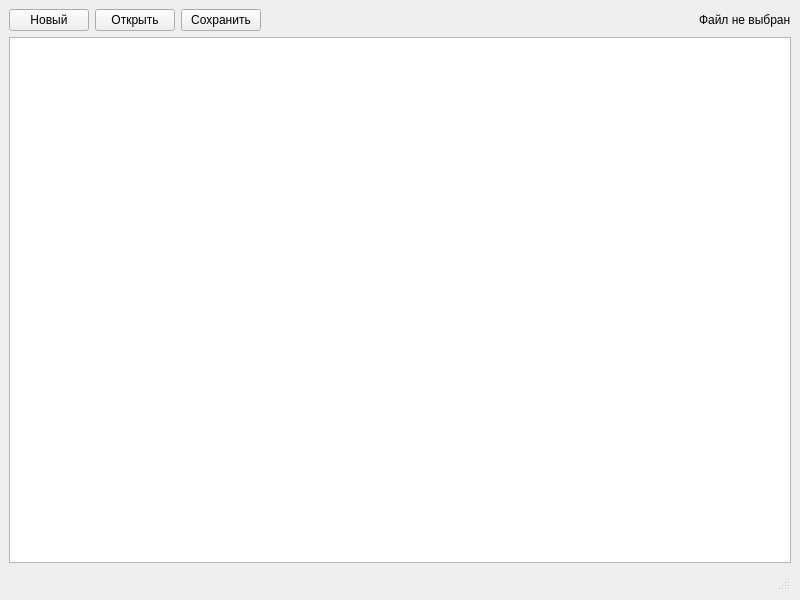
<?xml version="1.0" encoding="UTF-8"?>
<ui version="4.0">
 <class>MainWindow</class>
 <widget class="QMainWindow" name="MainWindow">
  <property name="geometry">
   <rect>
    <x>0</x>
    <y>0</y>
    <width>800</width>
    <height>600</height>
   </rect>
  </property>
  <property name="windowTitle">
   <string>Текстовый редактор</string>
  </property>
  <widget class="QWidget" name="centralwidget">
   <layout class="QVBoxLayout" name="verticalLayout">
    <item>
     <layout class="QHBoxLayout" name="horizontalLayout">
      <item>
       <widget class="QPushButton" name="newButton">
        <property name="text">
         <string>Новый</string>
        </property>
       </widget>
      </item>
      <item>
       <widget class="QPushButton" name="openButton">
        <property name="text">
         <string>Открыть</string>
        </property>
       </widget>
      </item>
      <item>
       <widget class="QPushButton" name="saveButton">
        <property name="text">
         <string>Сохранить</string>
        </property>
       </widget>
      </item>
      <item>
       <spacer name="horizontalSpacer">
        <property name="orientation">
         <enum>Qt::Horizontal</enum>
        </property>
        <property name="sizeHint" stdset="0">
         <size>
          <width>40</width>
          <height>20</height>
         </size>
        </property>
       </spacer>
      </item>
      <item>
       <widget class="QLabel" name="fileNameLabel">
        <property name="text">
         <string>Файл не выбран</string>
        </property>
       </widget>
      </item>
     </layout>
    </item>
    <item>
     <widget class="QTextEdit" name="textEdit">
      <property name="html">
       <string>&lt;!DOCTYPE HTML PUBLIC &quot;-//W3C//DTD HTML 4.0//EN&quot; &quot;http://www.w3.org/TR/REC-html40/strict.dtd&quot;&gt;
&lt;html&gt;&lt;head&gt;&lt;meta name=&quot;qrichtext&quot; content=&quot;1&quot; /&gt;&lt;style type=&quot;text/css&quot;&gt;
p, li { white-space: pre-wrap; }
&lt;/style&gt;&lt;/head&gt;&lt;body style=&quot; font-family:'MS Shell Dlg 2'; font-size:8.25pt; font-weight:400; font-style:normal;&quot;&gt;
&lt;p style=&quot;-qt-paragraph-type:empty; margin-top:0px; margin-bottom:0px; margin-left:0px; margin-right:0px; -qt-block-indent:0; text-indent:0px;&quot;&gt;&lt;br /&gt;&lt;/p&gt;&lt;/body&gt;&lt;/html&gt;</string>
      </property>
     </widget>
    </item>
    <item>
     <widget class="QStatusBar" name="statusbar"/>
    </item>
   </layout>
  </widget>
  <widget class="QMenuBar" name="menubar">
   <property name="geometry">
    <rect>
     <x>0</x>
     <y>0</y>
     <width>800</width>
     <height>21</height>
    </rect>
   </property>
   <widget class="QMenu" name="menuФайл">
    <property name="title">
     <string>Файл</string>
    </property>
    <addaction name="actionNew"/>
    <addaction name="actionOpen"/>
    <addaction name="actionSave"/>
    <addaction name="separator"/>
    <addaction name="actionExit"/>
   </widget>
   <addaction name="menuФайл"/>
  </widget>
  <action name="actionNew">
   <property name="text">
    <string>Новый</string>
   </property>
   <property name="shortcut">
    <string>Ctrl+N</string>
   </property>
  </action>
  <action name="actionOpen">
   <property name="text">
    <string>Открыть</string>
   </property>
   <property name="shortcut">
    <string>Ctrl+O</string>
   </property>
  </action>
  <action name="actionSave">
   <property name="text">
    <string>Сохранить</string>
   </property>
   <property name="shortcut">
    <string>Ctrl+S</string>
   </property>
  </action>
  <action name="actionExit">
   <property name="text">
    <string>Выход</string>
   </property>
   <property name="shortcut">
    <string>Ctrl+Q</string>
   </property>
  </action>
 </widget>
 <resources/>
 <connections/>
</ui>
